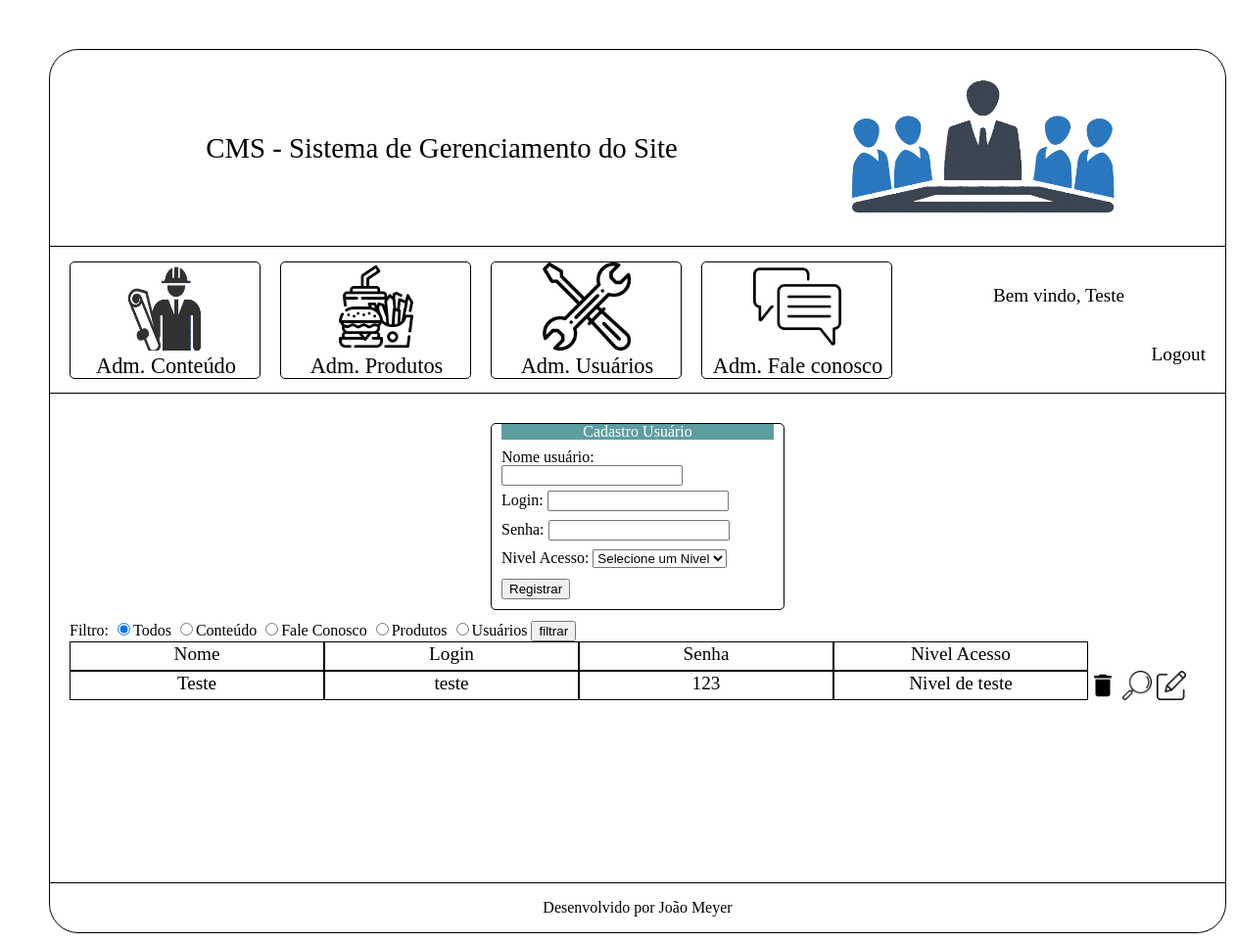
The app's page /Projeto_Hamburgueria2.0/cms/pagina_usuarios.php (signed in) with its own data.
### tables this page shows
create table tblUsuario (
	idUsuario int(11) not null auto_increment primary key,
    nome varchar(200) not null,
    login varchar(200) not null,
    senha varchar(100) not null,
    idNivelAcesso int(11) not null,
    constraint FK_idNivelAcesso_tblUsuario foreign key (idNivelAcesso)
    references tblNivelAcesso (idNivelAcesso)
);

create table tblNivelAcesso (
	idNivelAcesso int(11) not null auto_increment primary key,
    nomeNivel varchar(200) not null,
    acessoConteudo boolean not null,
    acessoFaleConosco boolean not null,
    acessoProduto boolean not null,
    acessoUsuarios boolean not null
);

### Projeto_Hamburgueria2.0/cms/pagina_usuarios.php (the view, shortened to what this page needs)
<?php
    $conexao = conexaoMysql();
    $dominio= $_SERVER['HTTP_HOST'];
    $url = "http://" . $dominio. $_SERVER['REQUEST_URI'];
    if(isset($_POST['btnFiltrar'])){
        if($_GET['modo']){
            if($_GET['modo'] == 'filtrar'){
                $filtro = $_POST['inputFiltro'];
                switch($filtro){
                    case "c":
                        $sqlQuerySelect = "select tblUsuario.*, tblNivelAcesso.nomeNivel
                            from tblUsuario, tblNivelAcesso
                            where tblUsuario.idNivelAcesso = tblNivelAcesso.idNivelAcesso
                            and tblNivelAcesso.acessoConteudo = 1
                            order by tblUsuario.nome";
                    break;
                    case "f":
                        $sqlQuerySelect = "select tblUsuario.*, tblNivelAcesso.nomeNivel
                            from tblUsuario, tblNivelAcesso
                            where tblUsuario.idNivelAcesso = tblNivelAcesso.idNivelAcesso
                            and tblNivelAcesso.acessoFaleConosco = 1
                            order by tblUsuario.nome";
                    break;
                    case "p":
                        $sqlQuerySelect = "select tblUsuario.*, tblNivelAcesso.nomeNivel
                            from tblUsuario, tblNivelAcesso
                            where tblUsuario.idNivelAcesso = tblNivelAcesso.idNivelAcesso
                            and tblNivelAcesso.acessoProduto = 1
                            order by tblUsuario.nome";
                    break;
                    case "u":
                        $sqlQuerySelect = "select tblUsuario.*, tblNivelAcesso.nomeNivel
                            from tblUsuario, tblNivelAcesso
                            where tblUsuario.idNivelAcesso = tblNivelAcesso.idNivelAcesso
                            and tblNivelAcesso.acessoUsuarios = 1
                            order by tblUsuario.nome";
                    break;
                    default:
                        $sqlQuerySelect = "select tblUsuario.*, tblNivelAcesso.nomeNivel
                            from tblUsuario, tblNivelAcesso
                            where tblUsuario.idNivelAcesso = tblNivelAcesso.idNivelAcesso
                            order by tblUsuario.nome";
                    break;
                }
            }
        }
    }
    else{
        $sqlQuerySelect = "select tblUsuario.*, tblNivelAcesso.nomeNivel
                            from tblUsuario, tblNivelAcesso
                            where tblUsuario.idNivelAcesso = tblNivelAcesso.idNivelAcesso
                            order by tblUsuario.nome";
    }
    $select = mysqli_query($conexao, $sqlQuerySelect);
    $action = "modulos/inserir_usuario.php?modo=inserir&url=".$url;
    $nome = null;
    $login = null;
    $senha = null;
    $idNivelAcesso = null;
    $nomeNivel = null;
?>
<!DOCTYPE html>
<html lang="pt-br">
    <head>
    </head>
    <body>
        <div id="conteinerCMS">
            <div id="conteinerSubmenusGerenciamento">
                <form action="<?=$action?>" name="formAdmCadastroUsuario" method="post">
                    <div class="conteinerCadastro">
                        <div class="tituloCadastro">Cadastro Usuário</div>
                        <div class="inputBox">
                            Nome usuário: <input type="text" name="txtNomeUsuario" value="<?=$nome?>" required>
                        </div>
                        <div class="inputBox">
                            Login: <input type="text" name="txtLogin" value="<?=$login?>" required>
                        </div>
                        <div class="inputBox">
                            Senha: <input type="password" name="txtSenha" value="<?=$senha?>" required>
                        </div>
                        <div class="inputBox">
                            Nivel Acesso:
                            <select name="slctNivelAcesso">
                                <?php
                                    if(isset($_GET['modo'])){
                                        if($_GET['modo'] == 'editar'){
                                            ?>
                                                <option value="<?=$idNivelAcesso?>"><?=$nomeNivel?></option>
                                            <?php
                                            $sqlQuerySelectNiveisAcesso = "
                                                select * from tblNivelAcesso
                                                where not (idNivelAcesso = ".$idNivelAcesso.")
                                                order by nomeNivel;
                                            ";
                                        }
                                    }
                                    else{
                                ?>
                                        <option value="">Selecione um Nivel</option>
                                <?php
                                    }
                                ?>
                            </select>
                        </div>
                        <div class="botaoRegistrar">
                            <input type="submit" name="btnSubmit" value="Registrar">
                        </div>
                    </div>
                </form>
                <form name="formAdmFaleConoscoFiltro" action="pagina_usuarios.php?modo=filtrar" method="post">
                    Filtro:
                    <input type="radio" name="inputFiltro" value="a" checked>Todos
                    <input type="radio" name="inputFiltro" value="c">Conteúdo
                    <input type="radio" name="inputFiltro" value="f">Fale Conosco
                    <input type="radio" name="inputFiltro" value="p">Produtos
                    <input type="radio" name="inputFiltro" value="u">Usuários
                    <input type="submit" value="filtrar" name="btnFiltrar">
                </form>
                <div class="conteinerComentario">
                    <div class="usuarioNome">Nome</div>
                    <div class="usuarioLogin">Login</div>
                    <div class="usuarioSenha">Senha</div>
                    <div class="usuarioNivelAcesso">Nivel Acesso</div>
                </div>
                <?php
                    while($rsSelect = mysqli_fetch_assoc($select)){
                        ?>
                            <div class="conteinerComentario">
                                <div class="usuarioNome"><?=$rsSelect['nome']?></div>
                                <div class="usuarioLogin"><?=$rsSelect['login']?></div>
                                <div class="usuarioSenha"><?=$rsSelect['senha']?></div>
                                <div class="usuarioNivelAcesso"><?=$rsSelect['nomeNivel']?></div>
                                <a onclick="return confirm('Deseja realmente excluir o registro?');"
                                href="./modulos/deletar.php?modo=excluir&id=<?=$rsSelect['idUsuario']?>&tabela=tblUsuario&coluna=idUsuario&url=<?=$url?>">
                                    <div class="excluir"></div>
                                </a>
                                <div class="visualizar" onclick="visualizarUsuario(<?=$rsSelect['idUsuario']?>);"></div>
                                <a href="pagina_usuarios.php?modo=editar&id=<?=$rsSelect['idUsuario']?>">
                                    <div class="editar"></div>
                                </a>
                            </div>
                        <?php
                    }
                ?>
            </div>
            <div id="rodape">
                Desenvolvido por João Meyer
            </div>
        </div>
    </body>
</html>

### Projeto_Hamburgueria2.0/cms/css/style.css (style rules this page uses)
body { padding: 50px; }
a { text-decoration: none; color: black; }
#conteinerCMS { width: 1200px; min-height: 800px; height: auto; margin-left: auto; margin-right: auto; border: black 1px solid; border-radius: 30px; }
#conteinerSubmenusGerenciamento { width: inherit; min-height: 500px; height: auto; overflow: hidden; padding: 20px; box-sizing: border-box; border-bottom: 1px solid black; }
.conteinerCadastro { width: 300px; min-height: 100px; height: auto; border: solid 1px black; box-sizing: border-box; padding: 10px; padding-top: 0px; border-radius: 5px; margin-bottom: 10px; margin-top: 10px; margin-left: auto; margin-right: auto; }
.tituloCadastro { text-align: center; background-color: cadetblue; color: white; margin-bottom: 10px; }
.inputBox { width: 100%; min-height: 25px; height: auto; overflow: hidden; box-sizing: border-box; margin-bottom: 5px; }
.usuarioNome { width: 260px; height: 30px; border: 1px black solid; box-sizing: border-box; font-size: 1.2em; line-height: 1.2em; text-align: center; float: left; }
.usuarioLogin { width: 260px; height: 30px; border: 1px black solid; box-sizing: border-box; font-size: 1.2em; line-height: 1.2em; text-align: center; float: left; }
.usuarioSenha { width: 260px; height: 30px; border: 1px black solid; box-sizing: border-box; font-size: 1.2em; line-height: 1.2em; text-align: center; float: left; }
.usuarioNivelAcesso { width: 260px; height: 30px; border: 1px black solid; box-sizing: border-box; font-size: 1.2em; line-height: 1.2em; text-align: center; float: left; }
.conteinerComentario { width: 1160px; min-height: 30px; height: auto; float: left; }
.excluir { width: 30px; height: 30px; margin-right: 5px; float: left; background-repeat: no-repeat; background-size: cover; background-image: url(../imagens/delete-24px.svg); }
.visualizar { width: 30px; height: 30px; margin-right: 5px; float: left; background-repeat: no-repeat; background-size: cover; background-image: url(../imagens/visualizar.png); }
.editar { width: 30px; height: 30px; margin-right: 5px; float: left; background-repeat: no-repeat; background-size: cover; background-image: url(../imagens/editar.png); }
#rodape { width: inherit; height: 50px; line-height: 50px; text-align: center; }

### records on screen
tblusuario: nome "Teste", login "teste", senha "123", idNivelAcesso.nomeNivel "Nivel de teste"

### other values on screen
$_SESSION['nomeUsuario'] "Teste"
